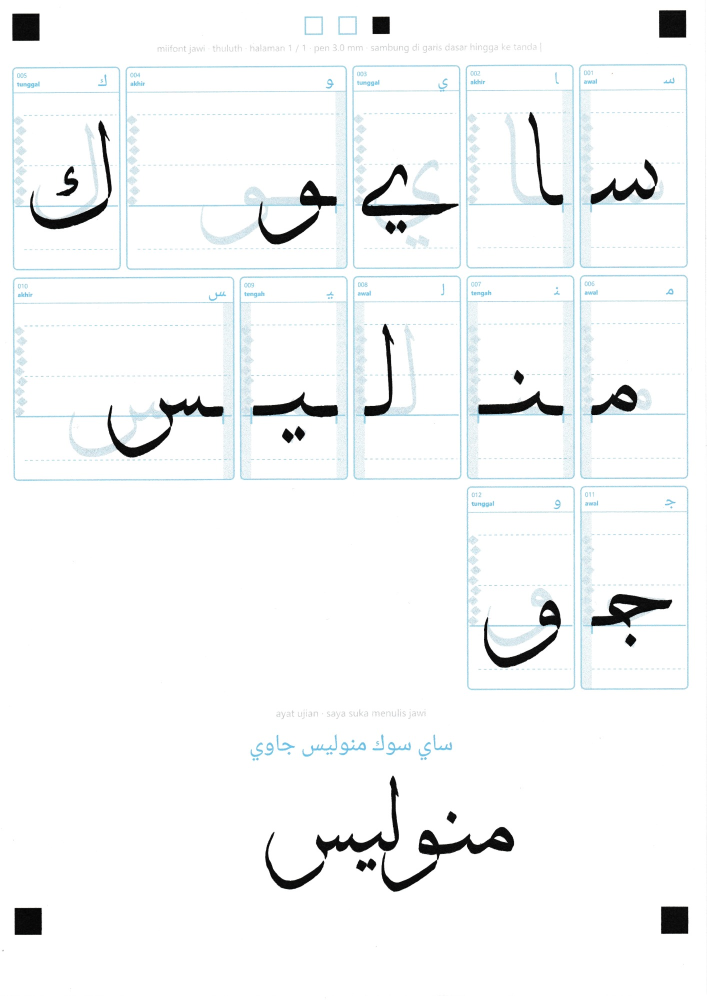
#> input picture scans/jawi-test-letters.jpg, 1414 x 2000 px, given in place of jawi-test-letters.jpg.png, which was not available (shown at 1/2 size)
$ python -i common.py   (imports and definitions only)
#> lines starting #> are read from the running program, lines starting #| are printed output that depends on the picture; after the words box and inside, x2 and y2 are one past the last pixel; in counts of white or black regions, pixels touching at a corner belong together
"""Shared glyph analysis for the static and variable builds.

Loads the extracted cells, cleans the ink, finds each glyph's stroke
centreline and works out the font scale and the measured pen width.
"""
import json
import math
import os

import cv2
import numpy as np
import potrace

FAMILY = "miifont"
VERSION = "1.100"
UPM = 1000
UP = 4             # upscale factor before tracing
SIDE = 45          # side bearing in font units
CAP = 760          # cap height in font units
# Line metrics shared by every style, so all weights space lines the same.
ASC = round(CAP * 1.18)
DESC = -round(CAP * 0.40)
ITALIC_ANGLE = 12  # degrees
ROOT = os.path.dirname(os.path.dirname(os.path.abspath(__file__)))
CELLS = os.path.join(ROOT, "build", "cells")
FONTS = os.path.join(ROOT, "fonts")

# (weight class, name, stroke width as a multiple of the measured pen width)
WEIGHTS = [
    (100, "Thin", 0.45),
    (200, "ExtraLight", 0.6),
    (300, "Light", 0.8),
    (400, "Regular", 1.0),
    (500, "Medium", 1.25),
    (600, "SemiBold", 1.55),
    (700, "Bold", 1.9),
    (800, "ExtraBold", 2.3),
    (900, "Black", 2.8),
]

# [1 line not run here, left out]


def ink_mask(key):
#> called with key = '../scans/jawi-test-letters.jpg'
    img = cv2.imread(os.path.join(CELLS, f"{key}.png"))
#> img is the input picture: shape (2000, 1414, 3); mean B, G, R 246.9, 246.5, 244.8
    b, g, r = [c.astype(int) for c in cv2.split(img)]
#> b: shape (2000, 1414) int64; 256 distinct labels, from 0 to 255
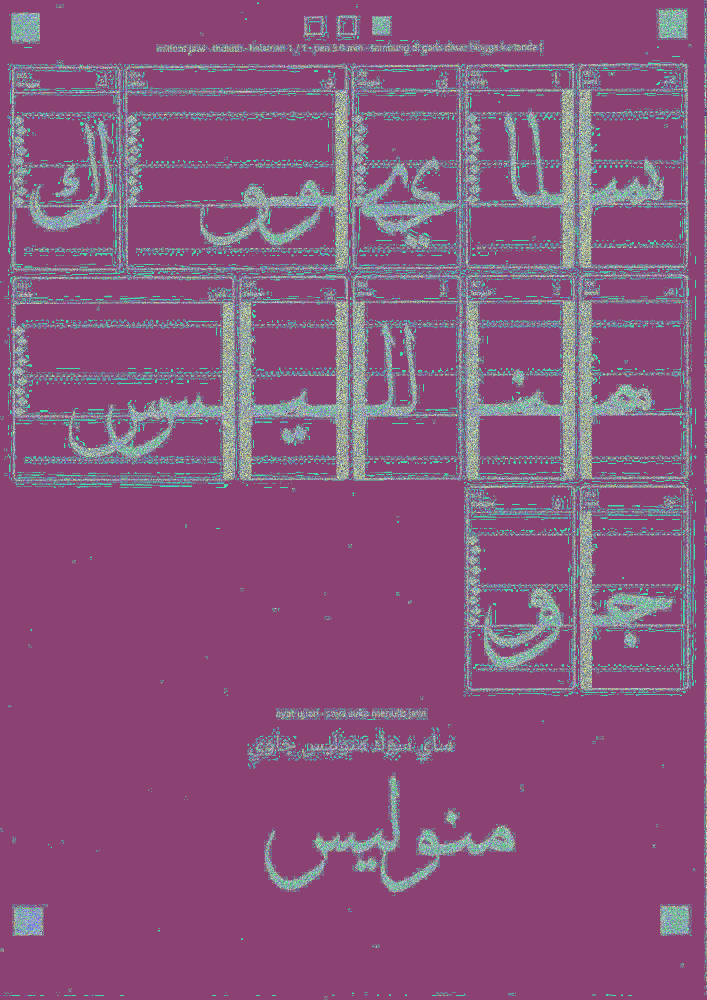
#> g: shape (2000, 1414) int64 (shown at 1/2 size); 256 distinct labels, from 0 to 255; one colour per label, 0 black
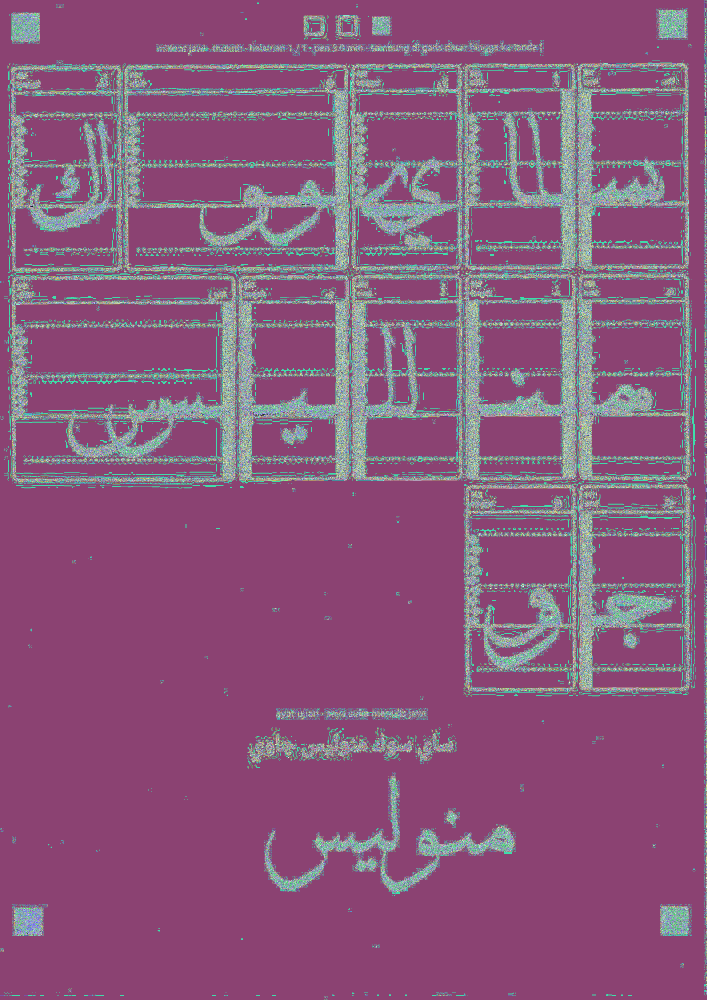
#> r: shape (2000, 1414) int64 (shown at 1/2 size); 256 distinct labels, from 0 to 255; one colour per label, 0 black
    gray = cv2.cvtColor(img, cv2.COLOR_BGR2GRAY)
    big = cv2.resize(gray, None, fx=UP, fy=UP, interpolation=cv2.INTER_CUBIC)
    big = cv2.GaussianBlur(big, (5, 5), 0)
    mask = big < 120
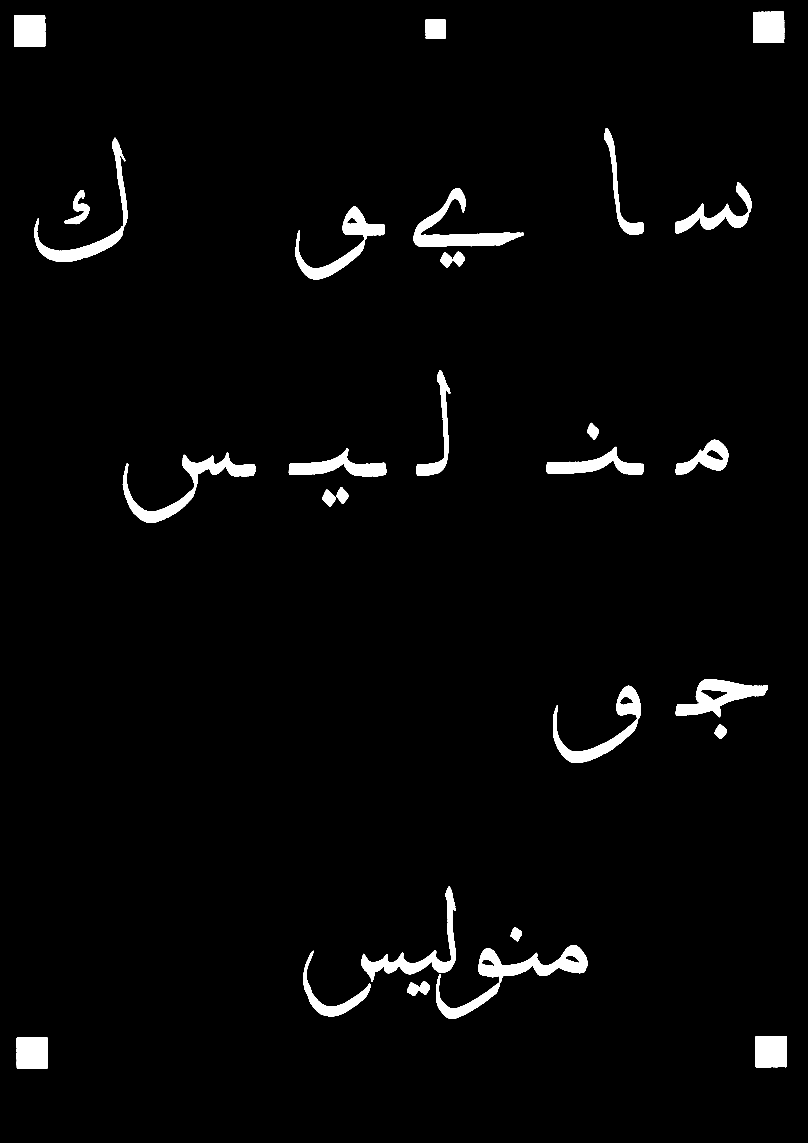
#> mask: shape (8000, 5656) bool (shown at 1/7 size); 2.7% white; 34 white regions, largest, box (x1, y1, x2, y2) and area: (860, 3166, 1789, 3660) 84426, (2896, 1316, 3668, 1729) 82297, (3349, 6616, 4112, 6881) 79000
    # Drop the light-blue guide lines and labels.
    blue = cv2.resize((((b - r) > 30) & (gray > 110)).astype(np.uint8), None, fx=UP, fy=UP,
                      interpolation=cv2.INTER_NEAREST).astype(bool)
#> blue: shape (8000, 5656) bool; 2.3% white; 252 white regions (26 under 20 px), largest, box (x1, y1, x2, y2) and area: (1004, 524, 2784, 2160) 78848, (104, 2212, 1880, 3848) 77136, (1916, 2208, 2784, 3840) 67792
    mask &= ~blue
#> mask: shape (8000, 5656) bool; 2.7% white; 34 white regions, largest, box (x1, y1, x2, y2) and area: (860, 3166, 1789, 3660) 84386, (2896, 1316, 3668, 1729) 82289, (3349, 6616, 4112, 6881) 79000
    m = (mask * 255).astype(np.uint8)
    n, lab, stats, _ = cv2.connectedComponentsWithStats(m, connectivity=8)
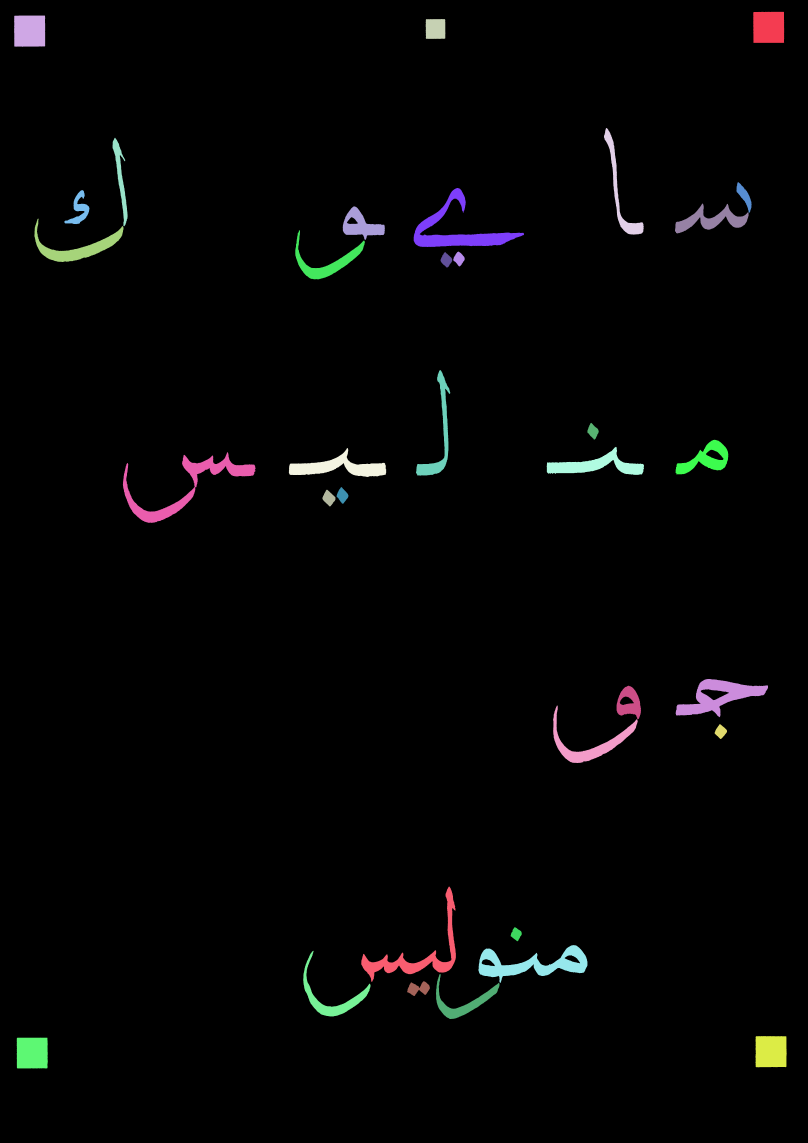
#> lab: shape (8000, 5656) int32 (shown at 1/7 size); 35 distinct labels, from 0 to 34; one colour per label, 0 black
#> n = 35; stats = 35 rows, first 6: [0, 0, 5656, 8000, 44046911], [5273, 83, 216, 217, 46574], [99, 109, 217, 218, 46820], [2980, 133, 138, 139, 18718], [4228, 896, 278, 746, 32029], [788, 964, 105, 620, 20214]
    keep = np.zeros_like(m)
    H, W = m.shape
    for i in range(1, n):
        x, y, w, h, a = stats[i]
        if a < 10 * UP * UP:  # noise specks
            continue
        if (x <= 2 or y <= 2 or x + w >= W - 2 or y + h >= H - 2) and a < 400 * UP:
            continue  # remnants of the cell border
        keep[lab == i] = 255
#> this loop made 34 passes
#> (x, y, w, h, a) on passes 1 to 8: (5273, 83, 216, 217, 46574), (99, 109, 217, 218, 46820), (2980, 133, 138, 139, 18718), (4228, 896, 278, 746, 32029), (788, 964, 105, 620, 20214), (5155, 1275, 106, 214, 9136), (2896, 1316, 772, 413, 82289), (450, 1331, 176, 238, 15243)
    return keep > 0


# [4 lines left out: function trace, not called in this run]


# --- analyse every glyph: skeleton + distance field ---------------------------
glyphs = {}
widths_px = []
# [14 lines not run here, left out]

# [1 line that did not run here, left out]
# [1 line that did not run here, left out]
# [1 line that did not run here, left out]
# [1 line that did not run here, left out]
# [1 line not run here, left out]
# [1 line that did not run here, left out]


# [35 lines left out: function finish_tables, not called in this run]

>>> result = ink_mask('../scans/jawi-test-letters.jpg')

$ run again, on scans/page1.jpg
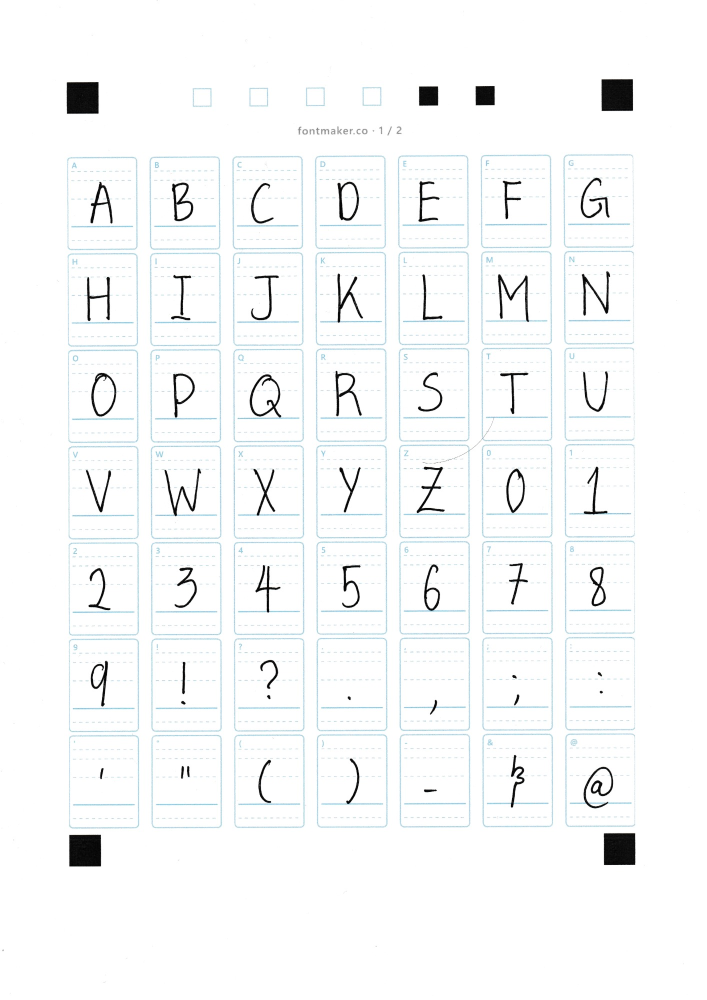
#> input picture scans/page1.jpg, 1414 x 2000 px, given in place of page1.jpg.png, which was not available (shown at 1/2 size)
#> in ink_mask, img is the input picture: shape (2000, 1414, 3); mean B, G, R 249, 248.6, 247.3
#> in ink_mask, `b, g, r = [c.astype(int) for c in cv2.split(img)]`:
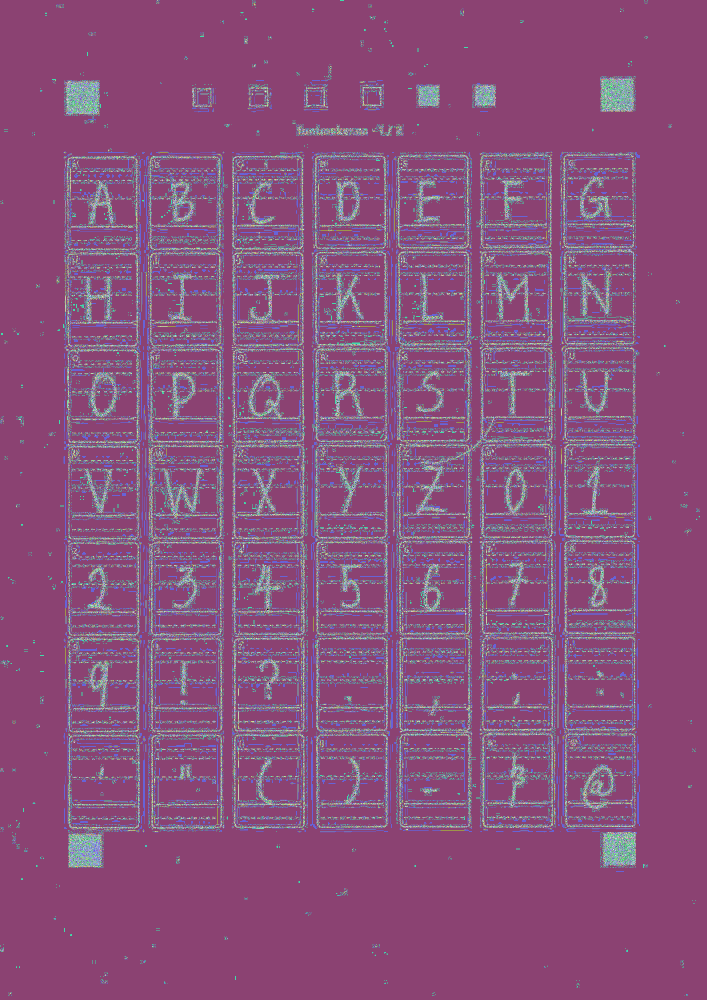
#> b: shape (2000, 1414) int64 (shown at 1/2 size); 256 distinct labels, from 0 to 255; one colour per label, 0 black
#> blue: shape (8000, 5656) bool; 2% white; 819 white regions (171 under 20 px), largest, box (x1, y1, x2, y2) and area: (3232, 4880, 3720, 4896) 6592, (3220, 1792, 3712, 1808) 6416, (576, 3344, 1068, 3360) 6192
#> m: shape (8000, 5656); 1.8% white; 70 white regions (7 under 20 px), largest, box (x1, y1, x2, y2) and area: (555, 6679, 808, 6931) 63412, (534, 657, 789, 910) 63380, (4813, 634, 5064, 887) 62917
#> in ink_mask, `n, lab, stats, _ = cv2.connectedComponentsWithStats(m, connectivity=8)`:
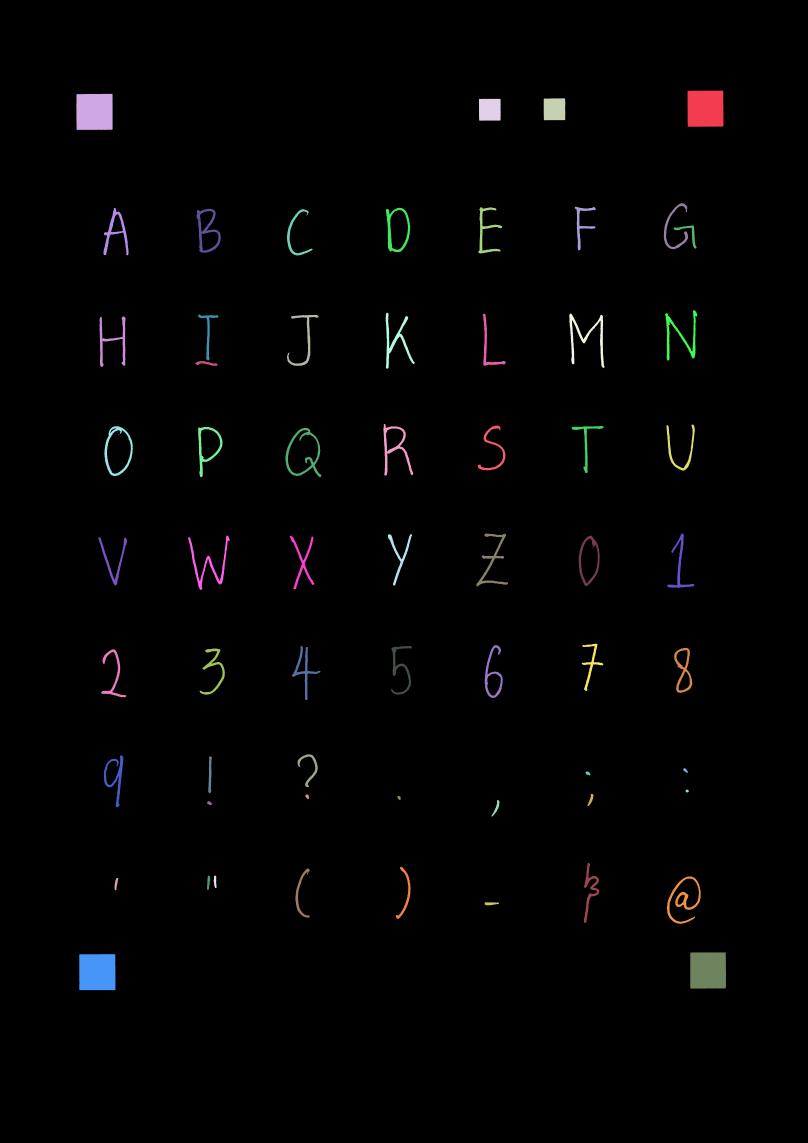
#> lab: shape (8000, 5656) int32 (shown at 1/7 size); 71 distinct labels, from 0 to 70; one colour per label, 0 black
#> n = 71; stats = 71 rows, first 6: [0, 0, 5656, 8000, 44428031], [4813, 634, 251, 253, 62917], [534, 657, 255, 253, 63380], [3806, 688, 151, 154, 22806], [3352, 692, 153, 153, 22939], [3185, 1016, 1, 2, 2]
#> the loop in ink_mask, `for i in range(1, n):` made 70 passes
#> (x, y, w, h, a) on passes 1 to 8: (4813, 634, 251, 253, 62917), (534, 657, 255, 253, 63380), (3806, 688, 151, 154, 22806), (3352, 692, 153, 153, 22939), (3185, 1016, 1, 2, 2), (2540, 1028, 1, 2, 2), (2396, 1033, 2, 2, 3), (3109, 1065, 2, 2, 4)
